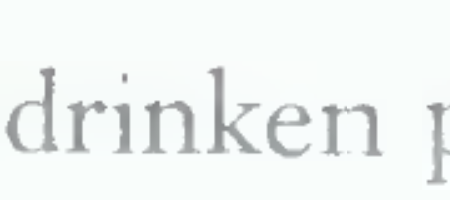
#> input picture sample_reflowed.png, 450 x 200 px, given in place of out13.png, which was not available
$ python final_comparison.py
#> lines starting #> are read from the running program, lines starting #| are printed output that depends on the picture; pictures that were not available may be replaced by others from this repository, and a replacement may not be noted
#!/usr/bin/env python3
"""
Final check: Compare the last words from out13.png in reflowed output
"""
import cv2
import numpy as np

print("Loading images...")
original = cv2.imread('notebooks/out13.png')
#> original is the input picture: shape (200, 450, 3); mean B, G, R 242.5, 243.9, 240
reflowed_line = cv2.imread('out13_reflowed_line1.png')
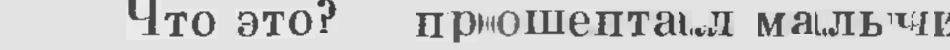
#> input picture testimages/out13_reflowed_line1.png, 1900 x 100 px, found by its file name (shown at 1/2 size)
#> reflowed_line is the input picture: shape (100, 1900, 3); min 58, max 237, mean 204.2

if original is None or reflowed_line is None:
    print("ERROR: Could not load images")
    exit(1)

# Scale original to match
original_scaled = cv2.resize(original, None, fx=2.5, fy=2.5, interpolation=cv2.INTER_LINEAR)

# Extract just the text region from both (remove margins)
# Original scaled should be around 1750x105
# Reflowed line is 1900x100

# Create side-by-side comparison focusing on the last few words
# Take rightmost 600 pixels from each

orig_crop = original_scaled[:, -600:] if original_scaled.shape[1] > 600 else original_scaled
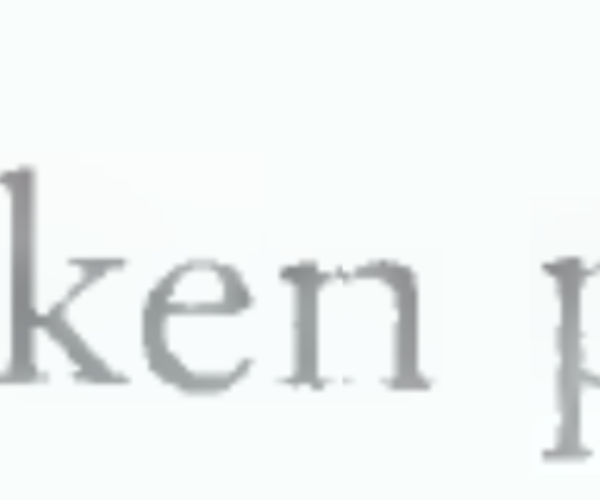
#> orig_crop: shape (500, 600, 3); mean B, G, R 243, 244.3, 240.5
refl_crop = reflowed_line[:, -600:] if reflowed_line.shape[1] > 600 else reflowed_line
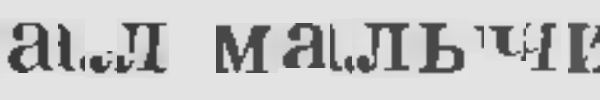
#> refl_crop: shape (100, 600, 3); min 58, max 228, mean 198

# Make them same height for comparison
max_h = max(orig_crop.shape[0], refl_crop.shape[0])
#> max_h = 500

orig_padded = np.ones((max_h, orig_crop.shape[1], 3), dtype=np.uint8) * 220
refl_padded = np.ones((max_h, refl_crop.shape[1], 3), dtype=np.uint8) * 220

orig_padded[:orig_crop.shape[0], :] = orig_crop
refl_padded[:refl_crop.shape[0], :] = refl_crop
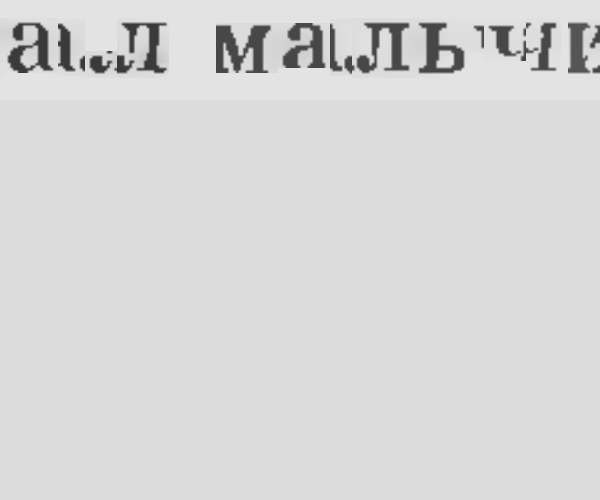
#> refl_padded: shape (500, 600, 3); min 58, max 228, mean 215.6

# Combine side by side
comparison = np.hstack([orig_padded, np.ones((max_h, 20, 3), dtype=np.uint8) * 200, refl_padded])
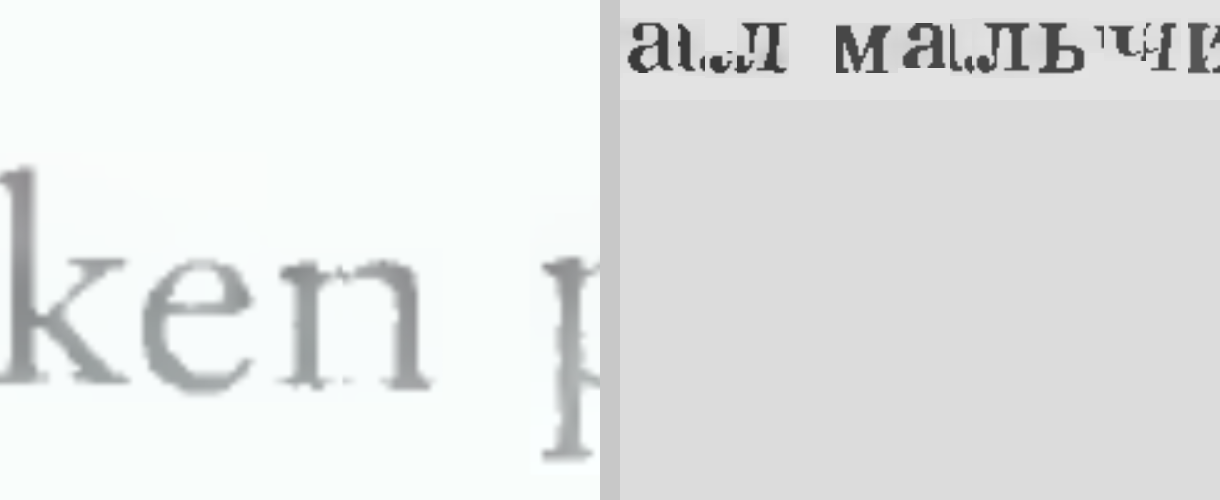
#> comparison: shape (500, 1220, 3); mean B, G, R 228.8, 229.5, 227.6

# Add labels
cv2.putText(comparison, 'Original (last words)', (10, 30), cv2.FONT_HERSHEY_SIMPLEX, 0.7, (0, 0, 255), 2)
cv2.putText(comparison, 'Reflowed (last words)', (orig_padded.shape[1] + 30, 30), cv2.FONT_HERSHEY_SIMPLEX, 0.7, (0, 0, 255), 2)
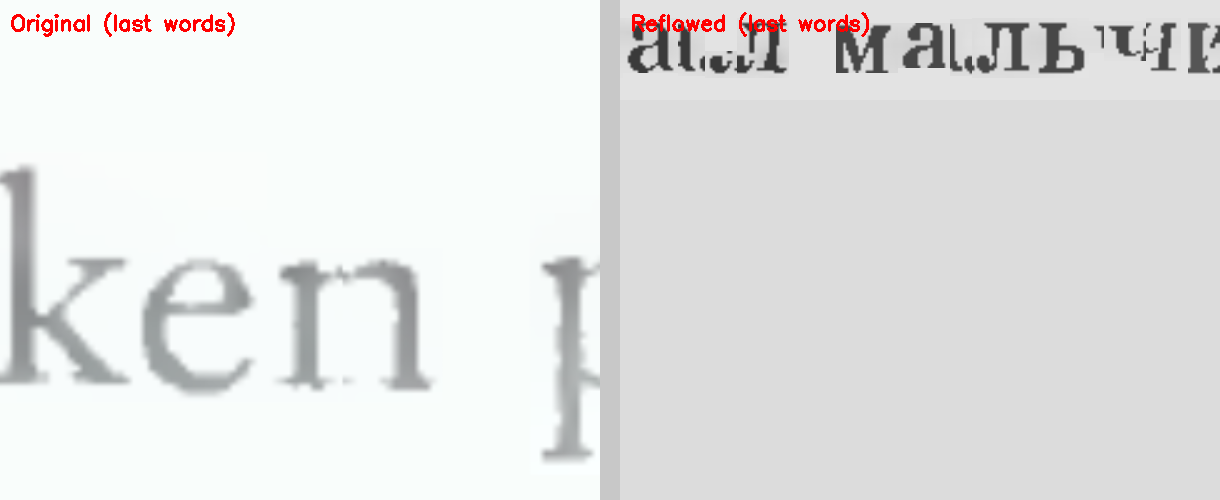
#> comparison: shape (500, 1220, 3); mean B, G, R 227.6, 228.3, 227.7

output_path = 'final_comparison_last_words.png'
cv2.imwrite(output_path, comparison)

print(f'\n✓ Final comparison saved to: {output_path}')
print('\nPlease check if the last words in the reflowed output are:')
print('  1. Not clipped (all pixels visible)')
print('  2. Properly scaled')
print('  3. Baseline-aligned')
